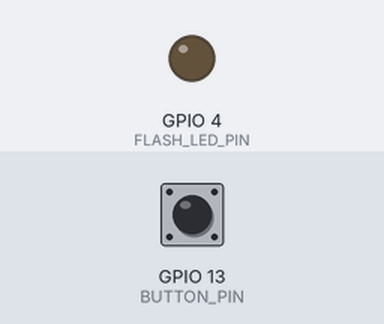
This sketch was run on a simulated ESP32. Parts: output pins drawn as LEDs (lit = HIGH). The test bench sets the inputs (shaded band); at power-on: GPIO 13 (BUTTON_PIN) LOW. WiFi joins after 1.5 s; servers stay silent unless stated; uploads are accepted with an empty reply; the camera gives no picture; what the sketch prints to the serial monitor is not drawn.

Above: at 3.0 s.
3.1 s: GPIO 13 (BUTTON_PIN) pulled HIGH for 0.15 s
At 3.37 s:
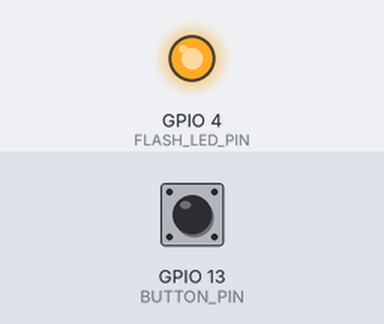
Timing chart, 0 to 6.1 s (numbered marks = the images above; inputs shaded):
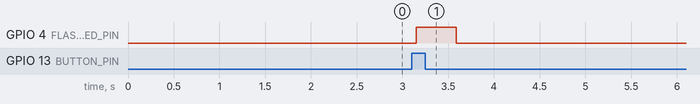

Measured:
- after the input at 3.1 s, GPIO 4 (FLASH_LED_PIN): LOW → HIGH after 0.05 s, → LOW 0.44 s later

The sketch:

freshhhcam.ino
```cpp
#include "esp_camera.h"
#include <WiFi.h>
#include <HTTPClient.h>
#include "base64.h"

// ==== WIFI ====
const char* ssid = "ssid";
const char* password = "password";

// ==== SERVER URL (UPDATED) ====
String serverURL = "http://server ip and port/upload";

// =======================
// BUTTON & FLASH
// =======================
#define BUTTON_PIN 13
#define FLASH_LED_PIN 4

// =======================
// ESP32-CAM (AI Thinker Pins)
// =======================
#define PWDN_GPIO_NUM     32
#define RESET_GPIO_NUM    -1
#define XCLK_GPIO_NUM      0
#define SIOD_GPIO_NUM     26
#define SIOC_GPIO_NUM     27
#define Y9_GPIO_NUM       35
#define Y8_GPIO_NUM       34
#define Y7_GPIO_NUM       39
#define Y6_GPIO_NUM       36
#define Y5_GPIO_NUM       21
#define Y4_GPIO_NUM       19
#define Y3_GPIO_NUM       18
#define Y2_GPIO_NUM        5
#define VSYNC_GPIO_NUM     25
#define HREF_GPIO_NUM      23
#define PCLK_GPIO_NUM      22


// =======================
// CAMERA SETUP
// =======================
void startCamera() {
  camera_config_t config;
  config.ledc_channel = LEDC_CHANNEL_0;
  config.ledc_timer = LEDC_TIMER_0;
  config.pin_d0 = Y2_GPIO_NUM;
  config.pin_d1 = Y3_GPIO_NUM;
  config.pin_d2 = Y4_GPIO_NUM;
  config.pin_d3 = Y5_GPIO_NUM;
  config.pin_d4 = Y6_GPIO_NUM;
  config.pin_d5 = Y7_GPIO_NUM;
  config.pin_d6 = Y8_GPIO_NUM;
  config.pin_d7 = Y9_GPIO_NUM;
  config.pin_xclk = XCLK_GPIO_NUM;
  config.pin_pclk = PCLK_GPIO_NUM;
  config.pin_vsync = VSYNC_GPIO_NUM;
  config.pin_href = HREF_GPIO_NUM;
  config.pin_sccb_sda = SIOD_GPIO_NUM;
  config.pin_sccb_scl = SIOC_GPIO_NUM;
  config.pin_pwdn = PWDN_GPIO_NUM;
  config.pin_reset = RESET_GPIO_NUM;
  config.xclk_freq_hz = 20000000;

  config.pixel_format = PIXFORMAT_JPEG;

  config.frame_size = FRAMESIZE_UXGA;  // 1600x1200 for OCR
  config.jpeg_quality = 8;
  config.fb_count = 1;

  if (esp_camera_init(&config) != ESP_OK) {
    Serial.println("❌ Camera init failed!");
    return;
  }

  Serial.println("📸 Camera ready!");
}


// =======================================================
// CAPTURE + SEND (DOUBLE CAPTURE FIX)
// =======================================================
void captureAndSend() {
  Serial.println("\n--- TAKING FRESH PHOTO ---");

  // Flash ON
  digitalWrite(FLASH_LED_PIN, HIGH);
  delay(200);

  // 1️⃣ Throw away OLD frame (always old)
  camera_fb_t *oldfb = esp_camera_fb_get();
  if (oldfb) esp_camera_fb_return(oldfb);

  delay(120);

  // 2️⃣ Capture fresh NEW frame
  camera_fb_t *fb = esp_camera_fb_get();

  // Flash OFF
  digitalWrite(FLASH_LED_PIN, LOW);

  if (!fb) {
    Serial.println("❌ Failed to capture image!");
    return;
  }

  Serial.println("✔ Fresh image captured!");

  // Encode to Base64
  String imgBase64 = base64::encode(fb->buf, fb->len);
  esp_camera_fb_return(fb);

  // Send to server
  HTTPClient http;
  http.begin(serverURL);
  http.addHeader("Content-Type", "application/json");

  String body = "{\"image\":\"" + imgBase64 + "\"}";

  int code = http.POST(body);

  if (code > 0) {
    Serial.println("✔ Server Response:");
    Serial.println(http.getString());
  } else {
    Serial.print("❌ Upload Error: ");
    Serial.println(code);
  }

  http.end();
}


// =======================
// SETUP
// =======================
void setup() {
  Serial.begin(115200);
  pinMode(BUTTON_PIN, INPUT);
  pinMode(FLASH_LED_PIN, OUTPUT);
  digitalWrite(FLASH_LED_PIN, LOW);

  Serial.println("Connecting WiFi...");
  WiFi.begin(ssid, password);

  while (WiFi.status() != WL_CONNECTED) {
    delay(250);
    Serial.print(".");
  }

  Serial.println("\n✔ WiFi Connected!");
  Serial.println(WiFi.localIP());

  startCamera();
}


// =======================
// LOOP
// =======================
void loop() {
  if (digitalRead(BUTTON_PIN) == HIGH) {
    delay(50);  // debounce
    captureAndSend();

    while (digitalRead(BUTTON_PIN) == HIGH);
  }
}
```
